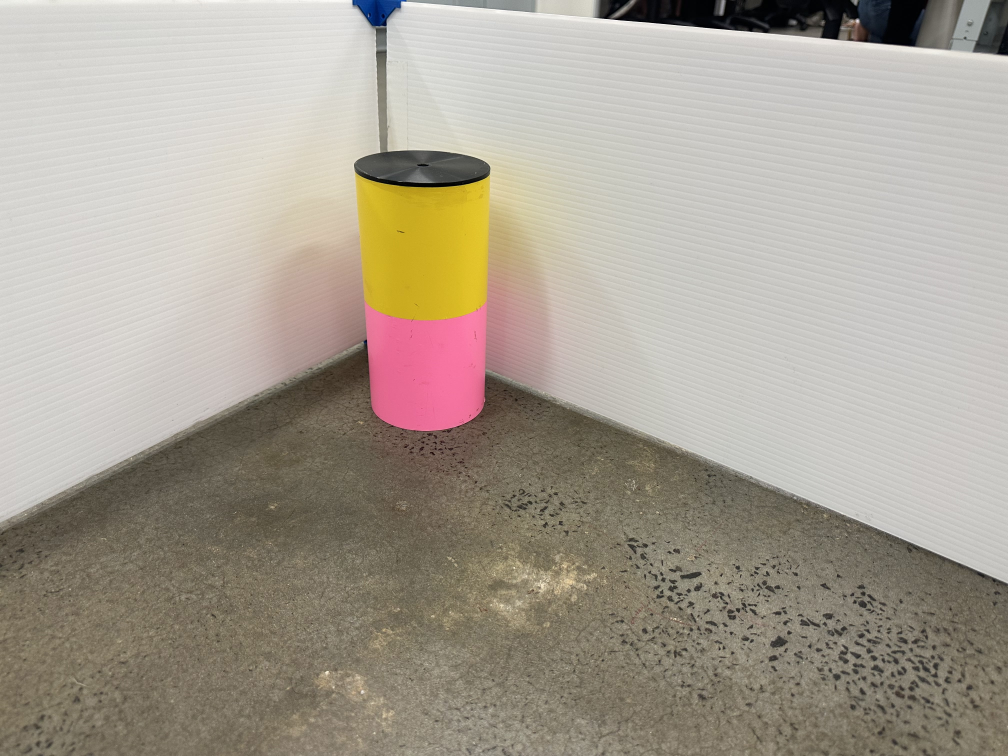
#> input picture src/place_markers/place_markers/pink_yellow2.JPG, 4032 x 3024 px (shown at 1/4 size)
$ python hsv_range_calculator.py
#> lines starting #> are read from the running program, lines starting #| are printed output that depends on the picture; after the words box and inside, x2 and y2 are one past the last pixel; in counts of white or black regions, pixels touching at a corner belong together
#from https://stackoverflow.com/questions/10948589/choosing-the-correct-upper-and-lower-hsv-boundaries-for-color-detection-withcv

import cv2
import numpy as np

def nothing(x):
    pass

# Load image
image = cv2.imread('pink_yellow2.JPG')
#> image is the input picture: shape (3024, 4032, 3); mean B, G, R 147.9, 160.3, 168

scale_percent = 20 # percent of original size
width = int(image.shape[1] * scale_percent / 100)
#> width = 806
height = int(image.shape[0] * scale_percent / 100)
#> height = 604
dim = (width, height)
#> dim = (806, 604)

# resize image
image = cv2.resize(image, dim, interpolation = cv2.INTER_AREA)
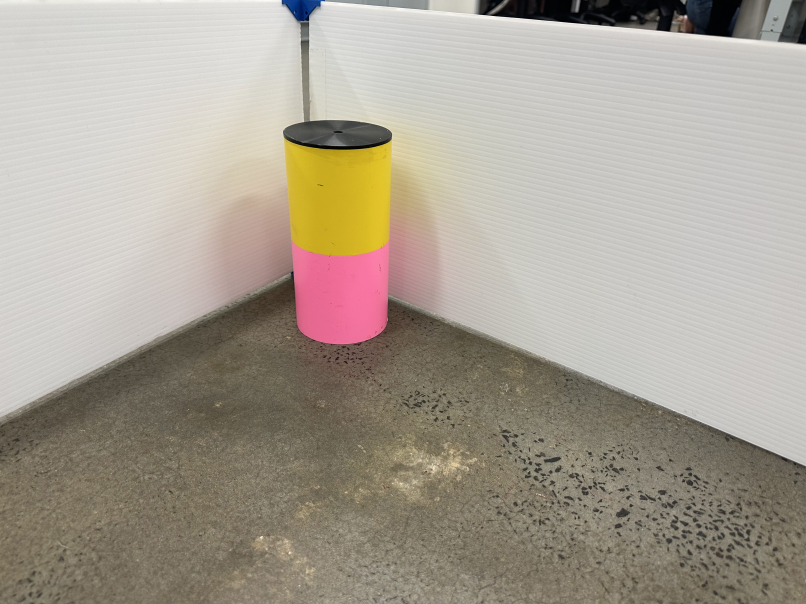
#> image: shape (604, 806, 3); mean B, G, R 147.9, 160.3, 168

# Create a window
cv2.namedWindow('image')
cv2.resizeWindow('image', 1000, 1000)

# Create trackbars for color change
# Hue is from 0-179 for Opencv
cv2.createTrackbar('HMin', 'image', 0, 179, nothing)
#> slider 'HMin' is set to 35
cv2.createTrackbar('SMin', 'image', 0, 255, nothing)
#> slider 'SMin' is set to 51
cv2.createTrackbar('VMin', 'image', 0, 255, nothing)
#> slider 'VMin' is set to 51
cv2.createTrackbar('HMax', 'image', 0, 179, nothing)
#> slider 'HMax' is set to 179
cv2.createTrackbar('SMax', 'image', 0, 255, nothing)
#> slider 'SMax' is set to 255
cv2.createTrackbar('VMax', 'image', 0, 255, nothing)
#> slider 'VMax' is set to 255

# Set default value for Max HSV trackbars
cv2.setTrackbarPos('HMax', 'image', 179)
cv2.setTrackbarPos('SMax', 'image', 255)
cv2.setTrackbarPos('VMax', 'image', 255)

# Initialize HSV min/max values
hMin = sMin = vMin = hMax = sMax = vMax = 0
phMin = psMin = pvMin = phMax = psMax = pvMax = 0

while(1):
    # Get current positions of all trackbars
    hMin = cv2.getTrackbarPos('HMin', 'image')
    sMin = cv2.getTrackbarPos('SMin', 'image')
    vMin = cv2.getTrackbarPos('VMin', 'image')
    hMax = cv2.getTrackbarPos('HMax', 'image')
    sMax = cv2.getTrackbarPos('SMax', 'image')
    vMax = cv2.getTrackbarPos('VMax', 'image')

    # Set minimum and maximum HSV values to display
    lower = np.array([hMin, sMin, vMin])
    upper = np.array([hMax, sMax, vMax])

    # Convert to HSV format and color threshold
    hsv = cv2.cvtColor(image, cv2.COLOR_BGR2HSV)
#> hsv: shape (604, 806, 3); mean H, S, V 25.9, 36.7, 168.3
    mask = cv2.inRange(hsv, lower, upper)
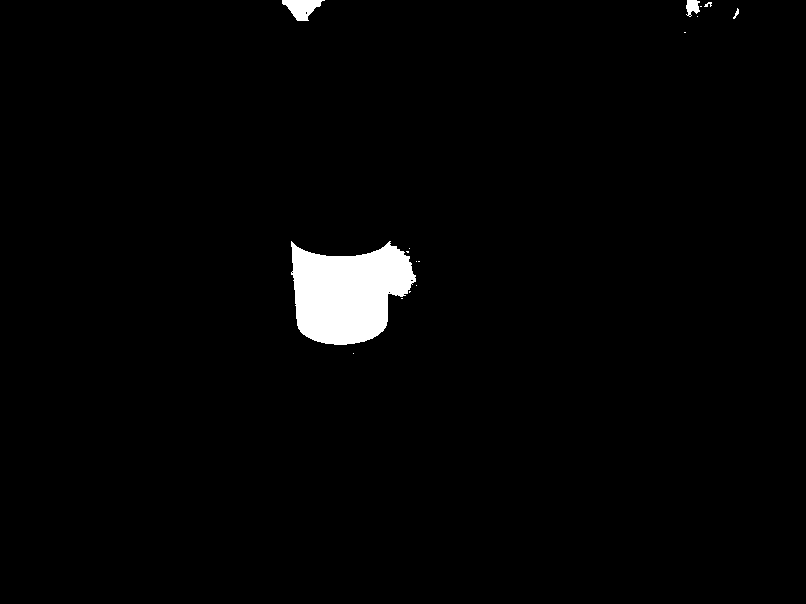
#> mask: shape (604, 806); 2.1% white; 16 white regions (11 under 20 px), largest, box (x1, y1, x2, y2) and area: (291, 241, 416, 345) 9220, (282, 0, 325, 21) 527, (686, 0, 700, 17) 164, (733, 8, 739, 19) 27, (704, 2, 712, 7) 23
    result = cv2.bitwise_and(image, image, mask=mask)

    # Print if there is a change in HSV value
    if((phMin != hMin) | (psMin != sMin) | (pvMin != vMin) | (phMax != hMax) | (psMax != sMax) | (pvMax != vMax) ):
        print("(hMin = %d , sMin = %d, vMin = %d), (hMax = %d , sMax = %d, vMax = %d)" % (hMin , sMin , vMin, hMax, sMax , vMax))
        phMin = hMin
        psMin = sMin
        pvMin = vMin
        phMax = hMax
        psMax = sMax
        pvMax = vMax

    # Display result image
    cv2.imshow('image', result)
    if cv2.waitKey(10) & 0xFF == ord('q'):
#> (key q is pressed here)
        break

cv2.destroyAllWindows()

$ run again, with src/place_markers/place_markers/IMG_0086_2.jpg copied over src/place_markers/place_markers/pink_yellow2.JPG
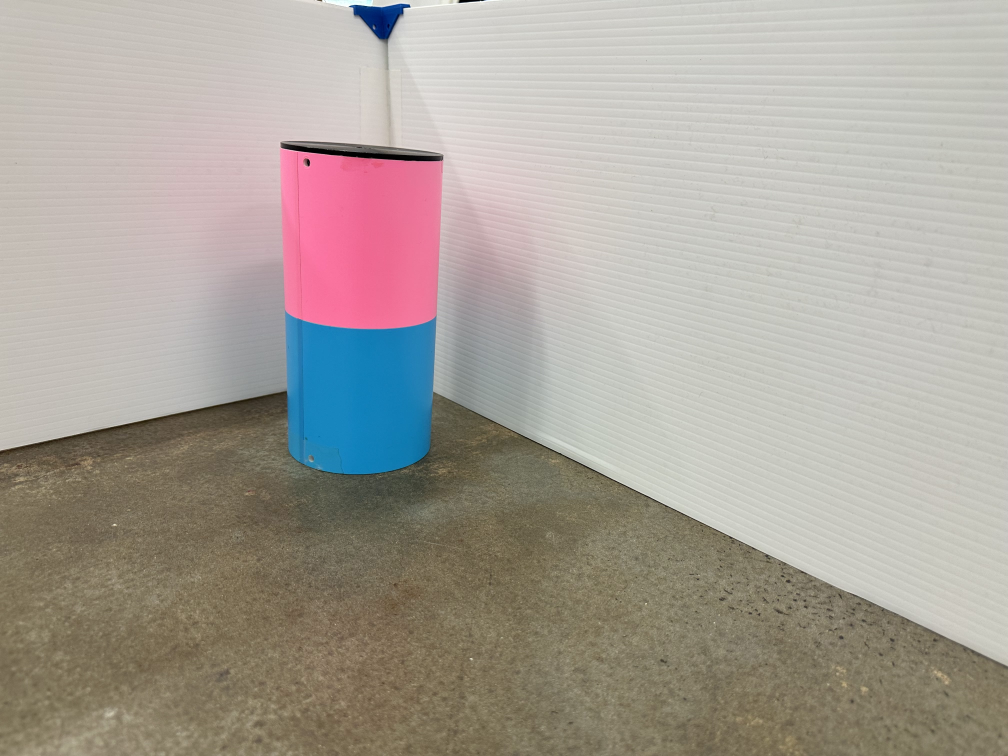
#> input picture src/place_markers/place_markers/IMG_0086_2.jpg, 4032 x 3024 px (shown at 1/4 size)
#> image is the input picture: shape (3024, 4032, 3); mean B, G, R 153.3, 161.4, 168.2
#> image: shape (604, 806, 3)
#> hsv: shape (604, 806, 3); mean H, S, V 37.3, 41.8, 172.9
#> `mask = cv2.inRange(hsv, lower, upper)`:
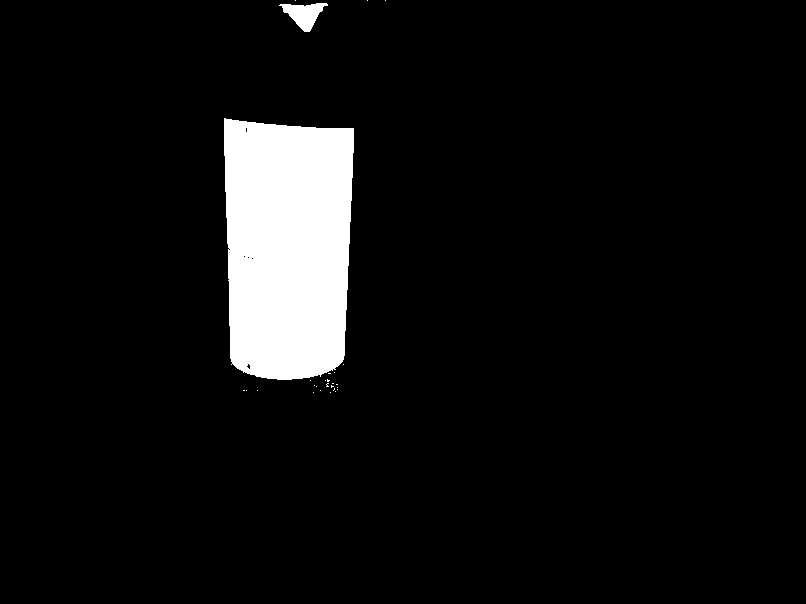
#> mask: shape (604, 806); 6.4% white; 27 white regions (25 under 20 px), largest, box (x1, y1, x2, y2) and area: (224, 118, 354, 380) 30437, (279, 3, 328, 32) 727
#> `result = cv2.bitwise_and(image, image, mask=mask)`:
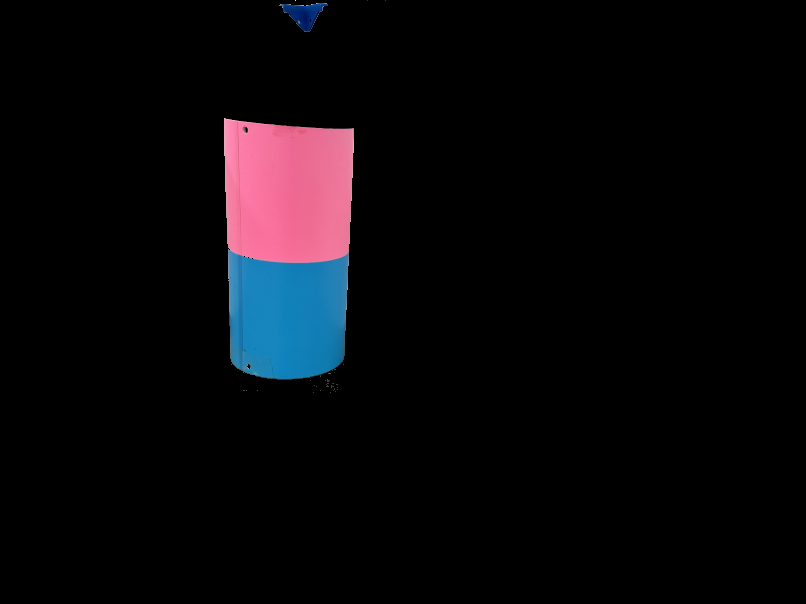
#> result: shape (604, 806, 3); mean B, G, R 10.6, 7.7, 9.2

$ run again, with src/place_markers/place_markers/IMG_0087.jpg copied over src/place_markers/place_markers/pink_yellow2.JPG
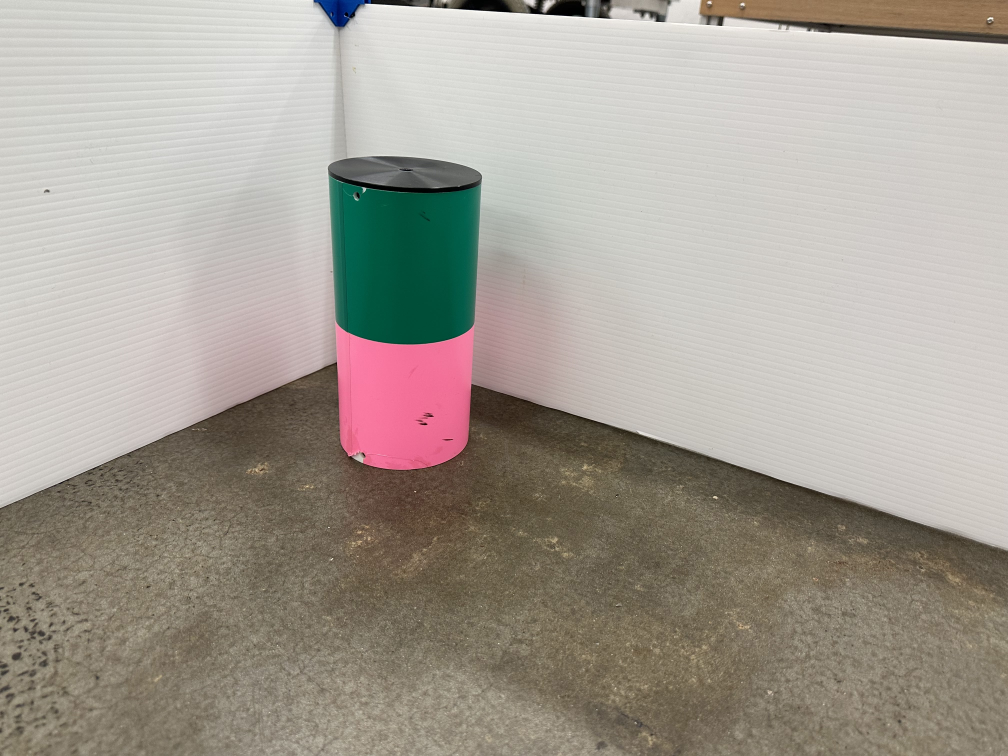
#> input picture src/place_markers/place_markers/IMG_0087.jpg, 4032 x 3024 px (shown at 1/4 size)
#> image is the input picture: shape (3024, 4032, 3); mean B, G, R 149.3, 158.7, 165.1
#> image: shape (604, 806, 3)
#> hsv: shape (604, 806, 3); mean H, S, V 26.6, 40.9, 167.7
#> `mask = cv2.inRange(hsv, lower, upper)`:
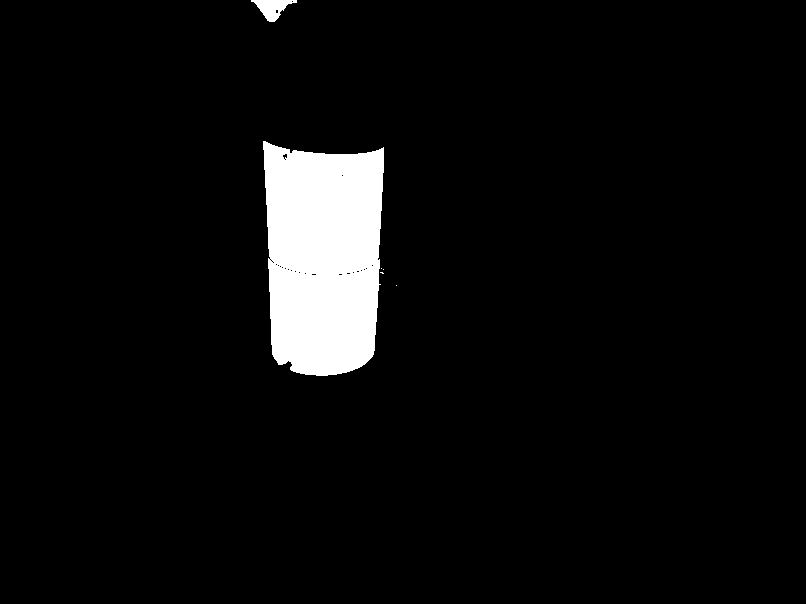
#> mask: shape (604, 806); 5.1% white; 6 white regions (4 under 20 px), largest, box (x1, y1, x2, y2) and area: (263, 141, 384, 376) 24244, (251, 0, 297, 22) 511
#> `result = cv2.bitwise_and(image, image, mask=mask)`:
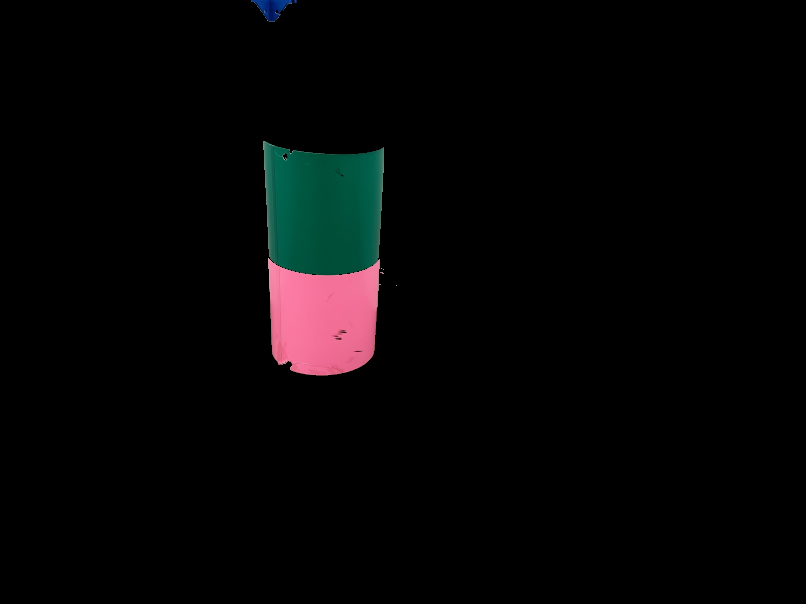
#> result: shape (604, 806, 3); mean B, G, R 5.3, 5, 5.3
